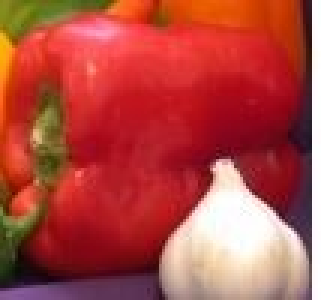
#> input picture Data/ref_image.jpg, 107 x 100 px (shown 3 times larger)
$ python ajairaTM.py
#> lines starting #> are read from the running program, lines starting #| are printed output that depends on the picture
# method-1 to convert to grayscale
from scipy import ndimage
data = ndimage.imread("Data/ref_image.jpg",True)
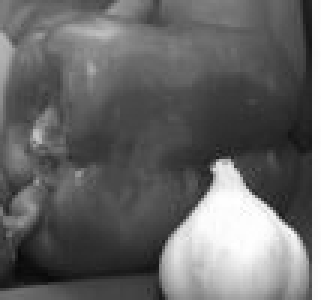
#> data: shape (100, 107) float32 (shown 3 times larger); min 9.5, max 255, mean 103.8
print(data.shape)
#| (100, 107)
print(data)
#> (printed output is left out)

# method-2 to convert to grayscale using mathplotlib
import numpy as np
import matplotlib.pyplot as plt
import matplotlib.image as mpimg

def rgb2gray(rgb):
    return np.dot(rgb[...,:3], [0.299, 0.587, 0.114])

img = mpimg.imread('G:\Projects\PycharmProjects\PatternRecognition\TemplateMatching\Data\\ref_image.jpg')
#> img is the input picture: shape (100, 107, 3); mean R, G, B 177.2, 73.7, 66.4
gray = rgb2gray(img)
print(gray.shape)
#| (100, 107)
print(gray)
#> (printed output is left out)
# plt.imshow(gray, cmap = plt.get_cmap('gray'))
# plt.show()

#method-3 to convert to grayscale
from PIL import Image
img = Image.open('Data/ref_image.jpg').convert('LA')
#> img: PIL image 107x100 LA
img.save('greyscale.png')

x1 = np.arange(9.0).reshape((3, 3))
print(x1)
x2 = np.arange(9.0).reshape((3, 3))
print(x2)
print(np.multiply(x1, x2))
print(x1*x2)
print(np.dot(x1,x2))

$ run again, with Data/image_3.jpg copied over Data/ref_image.jpg
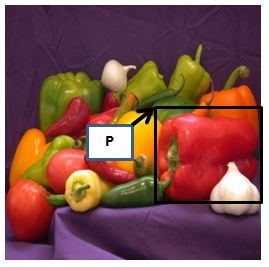
#> input picture Data/image_3.jpg, 269 x 267 px
#> `data = ndimage.imread("Data/ref_image.jpg",True)`:
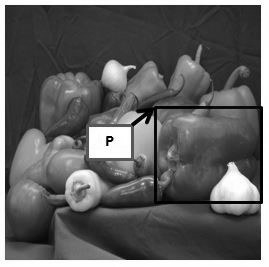
#> data: shape (267, 269) float32; min 0, max 255, mean 96.3
#| (267, 269)
#> (printed output is left out)
#> img is the input picture: shape (267, 269, 3); mean R, G, B 128.8, 83.1, 78.9
#| (267, 269)
#> (printed output is left out)
#> img: PIL image 269x267 LA

$ run again, with Data/test_image.png saved as Data/ref_image.jpg
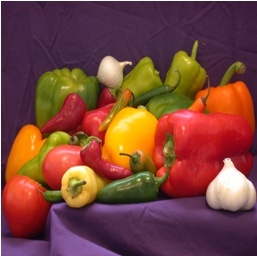
#> input picture Data/test_image.png, 257 x 256 px
#> `data = ndimage.imread("Data/ref_image.jpg",True)`:
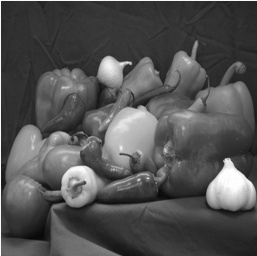
#> data: shape (256, 257) float32; min 7.75, max 255, mean 83
#| (256, 257)
#> (printed output is left out)
#> img is the input picture: shape (256, 257, 3); mean R, G, B 121.6, 67.9, 59
#| (256, 257)
#> (printed output is left out)
#> img: PIL image 257x256 LA
